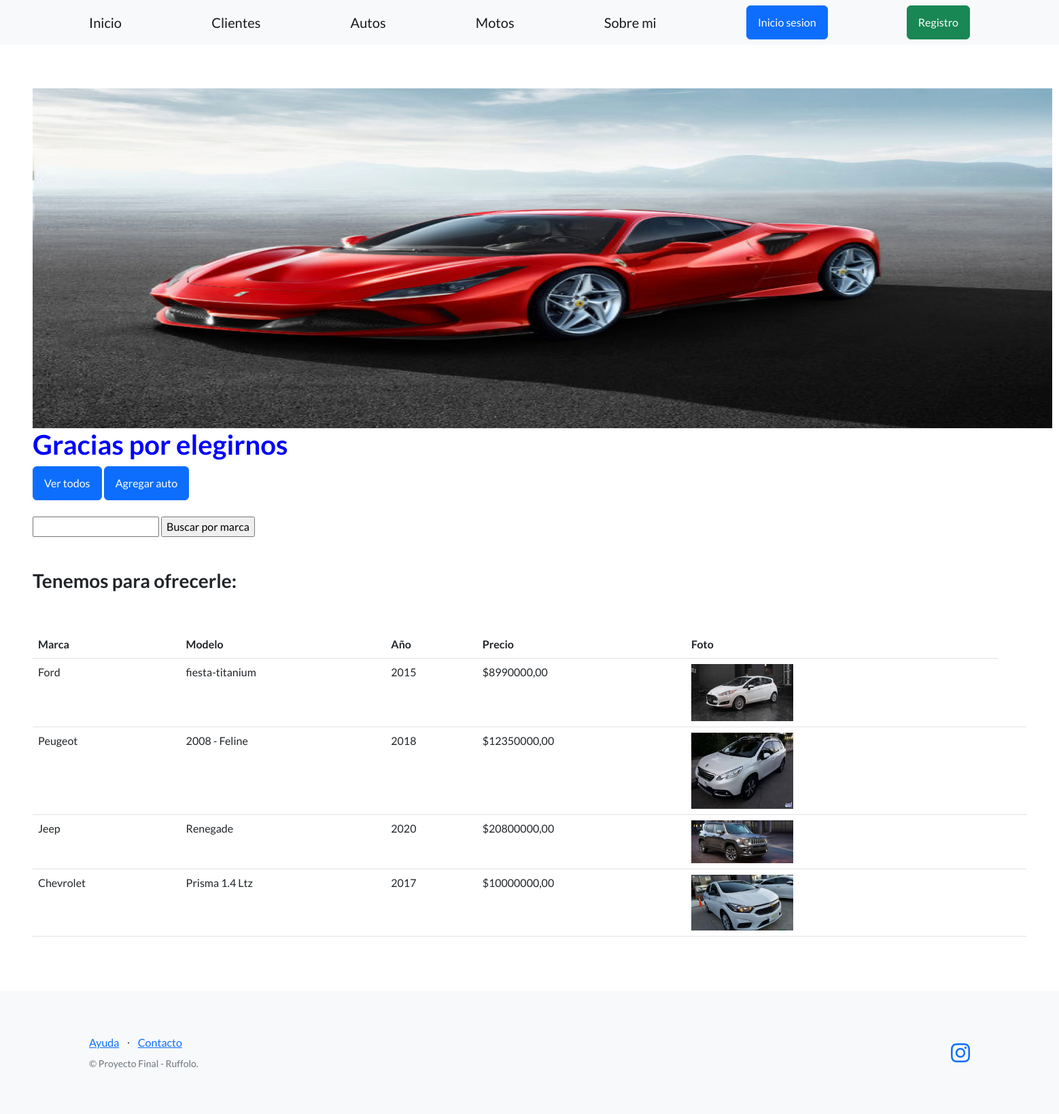
Page /ficheros/autos/ on the committed database.
### Ficheros/models.py (models this page shows, shortened)
class Auto(models.Model):
    marca = models.CharField(max_length=100)
    modelo = models.CharField(max_length=128)
    año = models.PositiveIntegerField()
    precio = models.DecimalField(max_digits=10, decimal_places=2)
    creador = models.ForeignKey(User, on_delete=models.SET_NULL, null=True)
    foto = models.ImageField(upload_to='autos_photos/', blank=True, null=True)

### Ficheros/views.py (the view)
# urls.py: path("autos/", listar_autos, name="lista_autos"),
def listar_autos(request):
    contexto ={
        "autos" : Auto.objects.all()
    }
    http_response = render(
        request=request,
        template_name='Ficheros/lista_autos.html',
        context=contexto,
    )
    return http_response

### Ficheros/templates/Ficheros/lista_autos.html (shortened to what this page needs)
{% extends "base.html" %}
{% load static %}
    {% block contenido %}
    <img src="{% static 'assets/imagenes/autos.jpg' %}" alt="Mi Foto" style="width: 1500px; max-height: 500px;">
    <h1 style="color:blue;">
      Gracias por elegirnos
    </h1>
    <a class="btn btn-primary" href="{% url "lista_autos" %}">Ver todos</a>
    <a class="btn btn-primary" href="{% url "crear_autos" %}">Agregar auto</a>
    <br><br>
    <form action="{% url 'buscar_autos' %}" method="post">
     <input type="text" name="busqueda">
     <input type="submit" value="Buscar por marca">
    </form>
    <br><br>
    <h3>Tenemos para ofrecerle:</h3>
    <br><br>
    <table class="table">
      <tbody>
        <tr>
          <th>Marca</th>
          <th>Modelo</th>
          <th>Año</th>
          <th>Precio</th>
          <th>Foto</th>
          <th></th>
        </tr>
        {% for auto in autos %}
        <tr>
          <td>{{ auto.marca}}</td>
          <td>{{ auto.modelo}}</td>
          <td>{{auto.año}}</td>
          <td>${{auto.precio}}</td>
          <td>
            {% if auto.foto %}
            <img src="{{ auto.foto.url }}" alt="{{ auto.modelo }} Foto" style="max-width: 150px; max-height: 150px;">
            {% else %}
            <p>No hay foto disponible para mostrar</p>
            {% endif %}
            </td>
          <td>
          </td>
          <td>
          </td>
        </tr>
        {% endfor %}
      </tbody>
    </table>
    {% endblock contenido %}

### templates_base/base.html (shortened to what this page needs)
{% load static %}
<!DOCTYPE html>
<html lang="en">
    <head>
        <link href="https://cdn.jsdelivr.net/npm/bootstrap-icons@1.5.0/font/bootstrap-icons.css" rel="stylesheet" type="text/css" />
        <link href="{% static 'css/styles.css' %}" rel="stylesheet" />
    </head>
    <body>
        <nav class="navbar navbar-light bg-light static-top">
            <div class="container">
                <a class="navbar-brand" href="{% url 'inicio' %}">Inicio</a>
                <a class="navbar-brand" href="{% url 'lista_clientes' %}">Clientes</a>
                <a class="navbar-brand" href="{% url 'lista_autos' %}">Autos</a>
                <a class="navbar-brand" href="{% url 'lista_motos' %}">Motos</a>
                <a class="navbar-brand" href="{% url 'sobre_mi' %}">Sobre mi</a>
                {% if user.is_authenticated %}
                <div class="dropdown">
                    <button class="btn btn-secondary dropdown-toggle" type="button" id="dropdownMenuButton1" data-bs-toggle="dropdown" aria-expanded="false">
                        <div style="display: inline-flex;">
                            <img src="{{ user.avatar.imagen.url }}" style="max-width: 40px; margin-right: 10px;">
                            <span>{{ user.username }}</span>
                        </div>
                    </button>
                    <ul class="dropdown-menu" aria-labelledby="dropdownMenuButton1">
                        <li>
                            <a class="dropdown-item" href="{% url 'editar_perfil' %}">Editar mis datos</a>
                        </li>
                        <li>
                        <a class="dropdown-item" href="{% url 'agregar_avatar' %}">Agregar avatar</a>
                        </li>
                        <li>
                            <a class="dropdown-item" href="{% url 'logout' %}"><strong>Cerrar Sesión</strong></a>
                        </li>
                    </ul>
                </div>
                {% else %}
                <a class="btn btn-primary" href="{% url 'login' %}">Inicio sesion</a>
                <a class="btn btn-success" href="{% url 'registro' %}">Registro</a>
                {% endif %}
            </div>
        </nav>
        <section style="padding:4rem 3rem;">
            {% block contenido %}
            {% endblock contenido %}
        </section>
        <footer class="footer bg-light">
            <div class="container">
                <div class="row">
                    <div class="col-lg-6 h-100 text-center text-lg-start my-auto">
                        <ul class="list-inline mb-2">
                            <li class="list-inline-item"><a href="#!">Ayuda</a></li>
                            <li class="list-inline-item">⋅</li>
                            <li class="list-inline-item"><a href="#!">Contacto</a></li>
                        </ul>
                        <p class="text-muted small mb-4 mb-lg-0">&copy; Proyecto Final - Ruffolo.</p>
                    </div>
                    <div class="col-lg-6 h-100 text-center text-lg-end my-auto">
                        <ul class="list-inline mb-0">
                            <li class="list-inline-item">
                                <a href="https://www.instagram.com/lucianoruffolo"><i class="bi-instagram fs-3"></i></a>
                            </li>
                        </ul>
                    </div>
                </div>
            </div>
        </footer>
    </body>
</html>

### rows in the picture
Auto: marca "Ford", modelo "fiesta-titanium", año "2015", precio "8990000,00", foto (picture)
Auto: marca "Peugeot", modelo "2008 - Feline", año "2018", precio "12350000,00", foto (picture)
Auto: marca "Jeep", modelo "Renegade", año "2020", precio "20800000,00", foto (picture)
Auto: marca "Chevrolet", modelo "Prisma 1.4 Ltz", año "2017", precio "10000000,00", foto (picture)
